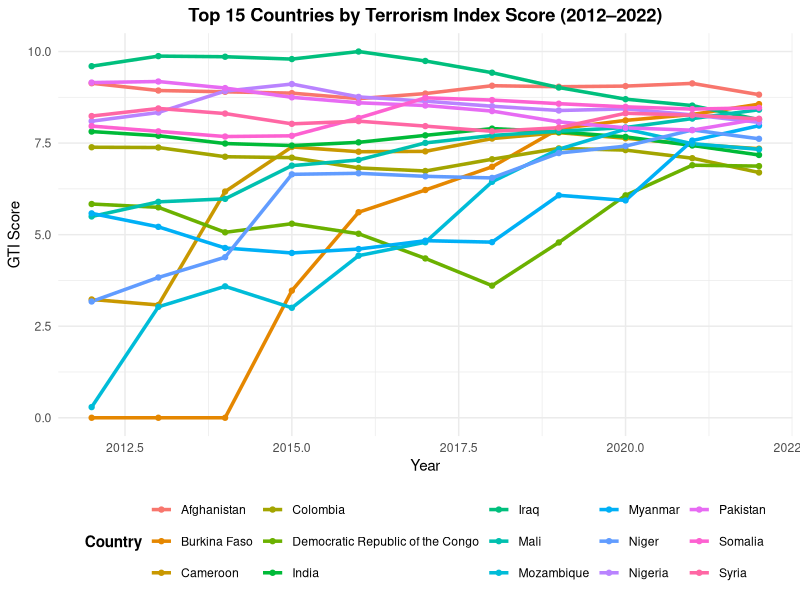

Here is the R script that generated this plot:
## ---- chunk 1

library(readxl)
library(dplyr)
library(tidyr)
library(ggplot2)

# Load the data
df <- read_excel("data/Global Terrorism Index 2023.xlsx", sheet = "Overall Scores")

# Convert to long format
long_df <- df %>%
  pivot_longer(cols = matches("^[0-9]{4} Score$"), names_to = "Year", values_to = "Score") %>%
  mutate(Year = as.integer(gsub(" Score", "", Year)))

# Filter top 5 countries based on latest score
top15 <- df %>%
  select(Country, `2022 Score`) %>%
  arrange(desc(`2022 Score`)) %>%
  slice(1:15) %>%
  pull(Country)

filtered_df <- long_df %>%
  filter(Country %in% top15)

ggplot(filtered_df, aes(x = Year, y = Score, color = Country)) +
  geom_line(size = 1.2) +
  geom_point() +
  theme_minimal() +
  labs(title = "Top 15 Countries by Terrorism Index Score (2012–2022)",
       y = "GTI Score",
       x = "Year",
       color = "Country") +
  theme(plot.title = element_text(hjust = 0.5, face = "bold"),
        legend.position = "bottom",
        legend.title = element_text(face = "bold"))

